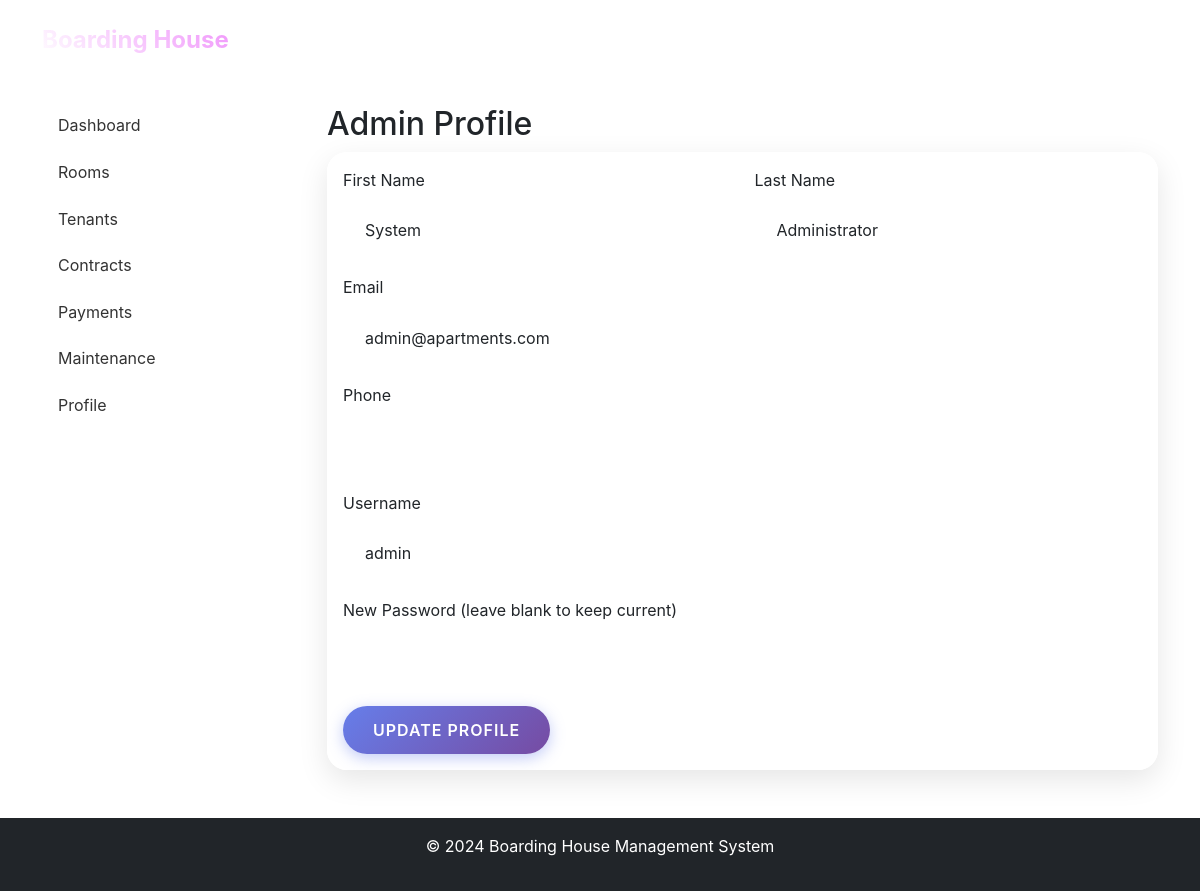
Screenshot of /admin/profile.php (signed in) with the database file from the repository.
### tables this page shows
CREATE TABLE `users` (
  `id` int(11) NOT NULL,
  `username` varchar(50) NOT NULL,
  `password` varchar(255) NOT NULL,
  `role` enum('admin','customer') NOT NULL DEFAULT 'customer',
  `first_name` varchar(50) NOT NULL,
  `last_name` varchar(50) NOT NULL,
  `email` varchar(100) NOT NULL,
  `phone` varchar(20) DEFAULT NULL,
  `status` enum('active','inactive') DEFAULT 'active',
  `created_at` timestamp NOT NULL DEFAULT current_timestamp()
);

### admin/profile.php (the view, shortened to what this page needs)
<?php
require_once '../config/init.php';
$user_id = $_SESSION['user_id'];
$stmt = $pdo->prepare("SELECT * FROM users WHERE id = ?");
$stmt->execute([$user_id]);
$user = $stmt->fetch();
include '../includes/header.php';
?>
<div class="container mt-4">
    <div class="row">
        <?php include '../includes/sidebar.php'; ?>
        <div class="col-md-9">
            <h2>Admin Profile</h2>
            <div class="card">
                <div class="card-body">
                    <form action="../actions/update_profile_action.php" method="POST">
                        <div class="row">
                            <div class="col-md-6 mb-3">
                                <label class="form-label">First Name</label>
                                <input type="text" name="first_name" class="form-control" value="<?= $user['first_name'] ?>" required>
                            </div>
                            <div class="col-md-6 mb-3">
                                <label class="form-label">Last Name</label>
                                <input type="text" name="last_name" class="form-control" value="<?= $user['last_name'] ?>" required>
                            </div>
                        </div>
                        <div class="mb-3">
                            <label class="form-label">Email</label>
                            <input type="email" name="email" class="form-control" value="<?= $user['email'] ?>" required>
                        </div>
                        <div class="mb-3">
                            <label class="form-label">Phone</label>
                            <input type="text" name="phone" class="form-control" value="<?= $user['phone'] ?>">
                        </div>
                        <div class="mb-3">
                            <label class="form-label">Username</label>
                            <input type="text" name="username" class="form-control" value="<?= $user['username'] ?>" required>
                        </div>
                        <div class="mb-3">
                            <label class="form-label">New Password (leave blank to keep current)</label>
                            <input type="password" name="password" class="form-control">
                        </div>
                        <button type="submit" class="btn btn-primary">Update Profile</button>
                    </form>
                </div>
            </div>
        </div>
    </div>
</div>
<?php include '../includes/footer.php'; ?>

### assets/css/style.css (style rules this page uses)
:root { --primary: #667eea; --primary-dark: #5a6fd8; --secondary: #764ba2; --accent: #f093fb; --success: #4ecdc4; --warning: #ffe066; --danger: #ff6b6b; --dark: #2c3e50; --light: #f8f9fa; --gradient: linear-gradient(135deg, var(--primary) 0%, var(--secondary) 100%); --shadow: 0 10px 30px rgba(0,0,0,0.1); --shadow-hover: 0 20px 40px rgba(0,0,0,0.15); }
* { margin: 0; padding: 0; box-sizing: border-box; }
body { font-family: 'Inter', -apple-system, BlinkMacSystemFont, sans-serif; min-height: 100vh; line-height: 1.6; }
.card { border: none; border-radius: 20px; overflow: hidden; transition: all 0.4s cubic-bezier(0.175, 0.885, 0.32, 1.275); background: rgba(255, 255, 255, 0.95); backdrop-filter: blur(20px); box-shadow: var(--shadow); position: relative; }
.card::before { content: ''; position: absolute; top: 0; left: 0; right: 0; height: 4px; background: var(--gradient); transform: scaleX(0); transition: transform 0.3s ease; }
.btn { border: none; border-radius: 50px; padding: 12px 30px; font-weight: 600; text-transform: uppercase; letter-spacing: 1px; transition: all 0.3s ease; position: relative; overflow: hidden; }
.btn::before { content: ''; position: absolute; top: 0; left: -100%; width: 100%; height: 100%; background: linear-gradient(90deg, transparent, rgba(255,255,255,0.2), transparent); transition: left 0.5s; }
.btn-primary { background: var(--gradient); color: white; box-shadow: 0 4px 15px rgba(102, 126, 234, 0.4); }
.form-control, .form-select { border: 2px solid rgba(255, 255, 255, 0.1); border-radius: 15px; padding: 15px 20px; background: rgba(255, 255, 255, 0.9); backdrop-filter: blur(10px); transition: all 0.3s ease; font-size: 1rem; }

### rows the page displays
users: first_name "System", last_name "Administrator", email "admin@apartments.com", username "admin"
